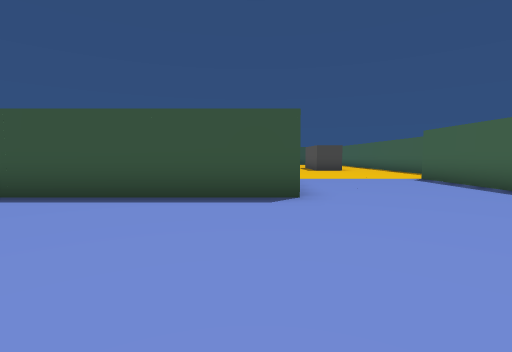
View 1 (above)

24 first-person views from a walk through a scene from a Unity 3-D project. The camera is 1.4 m above the floor, tilts 4° down and sees 85° across. The floor is counted in squares, 2 m on a side. Each view is taken from the middle of a square. On the plan, view 1 faces up. The plan holds only what a view shows up to about 9 squares ahead; the rest is blank. The place goes on beyond the plan. The player is left out. Some animated figures are not drawn. Some surface patterns are stand-ins.

View 2
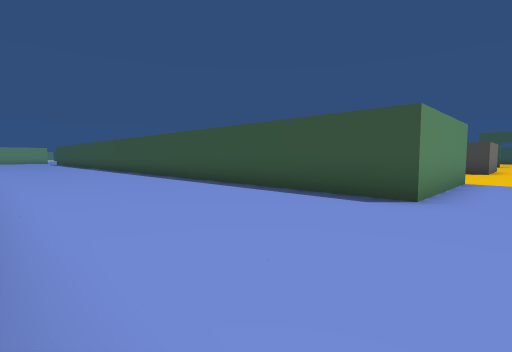

View 3
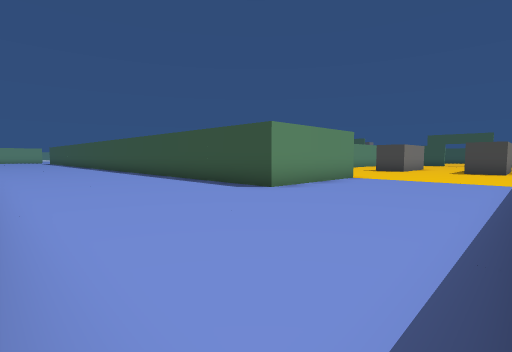

View 4
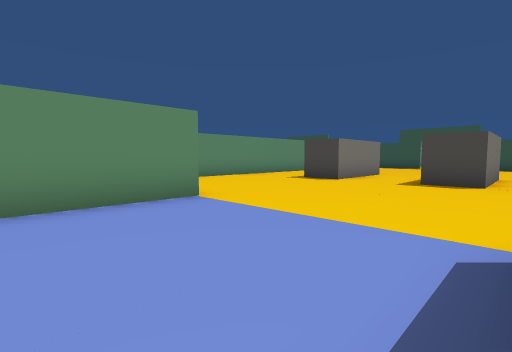

View 5
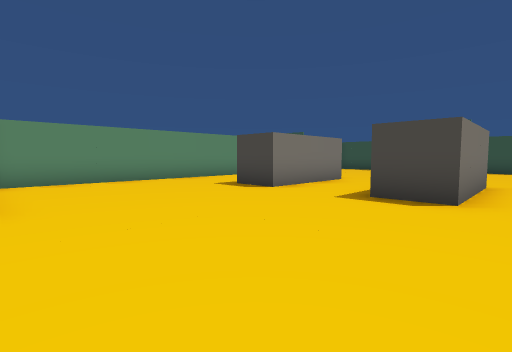

View 6
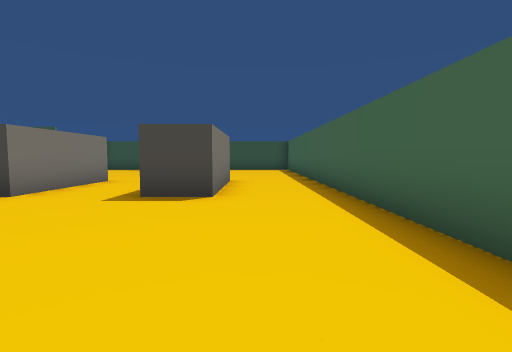

View 7
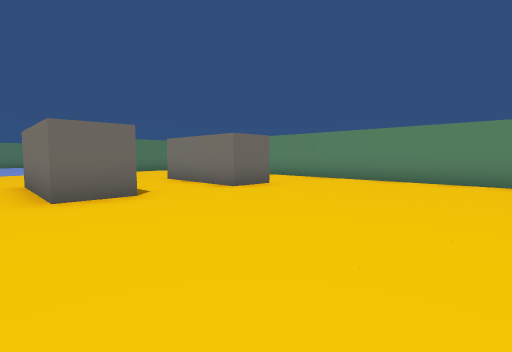

View 8
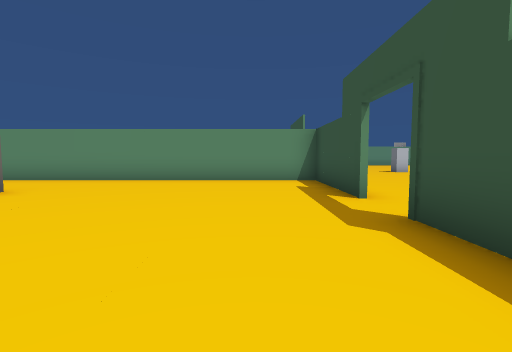

View 9
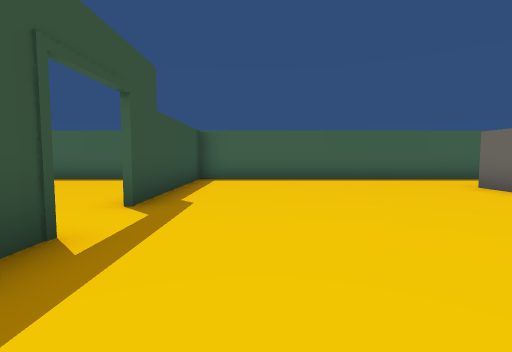

View 10
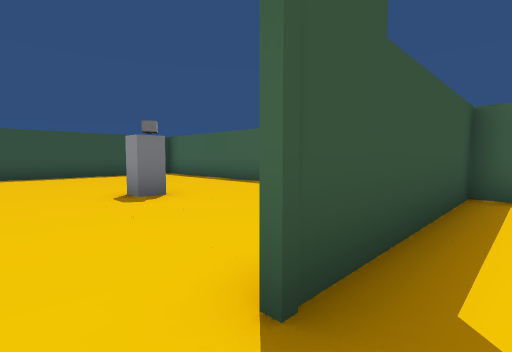

View 11
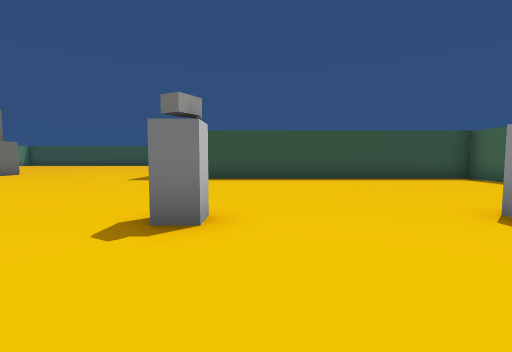

View 12
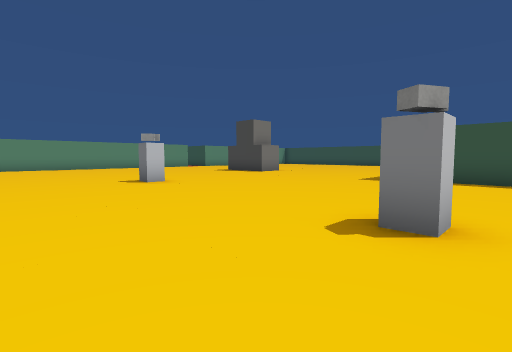

View 13
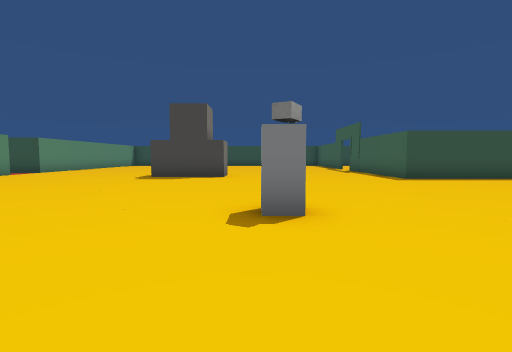

View 14
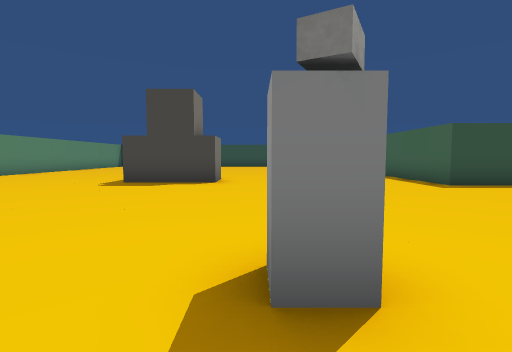

View 15
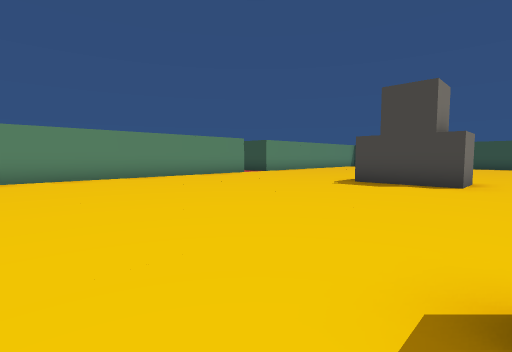

View 16
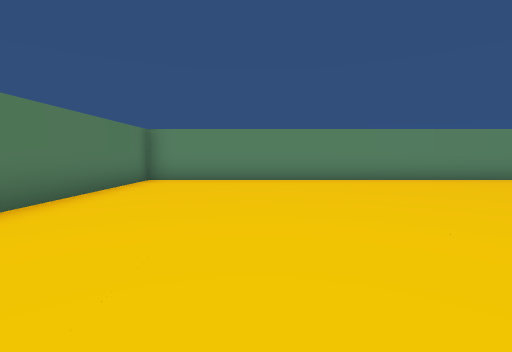

View 17
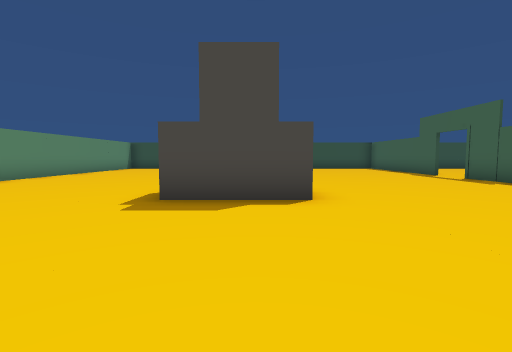

View 18
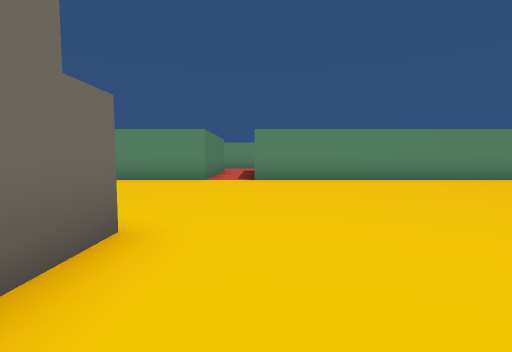

View 19
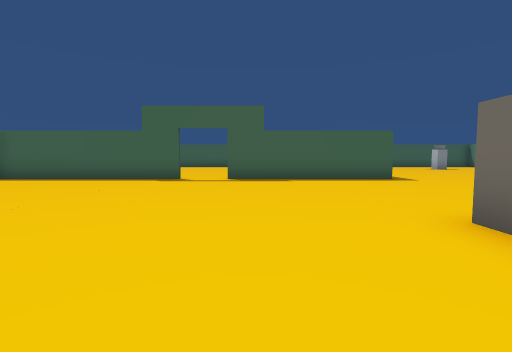

View 20
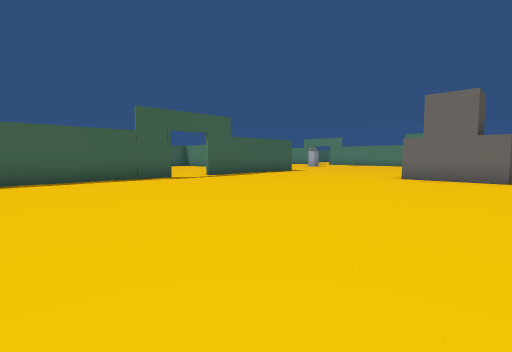

View 21
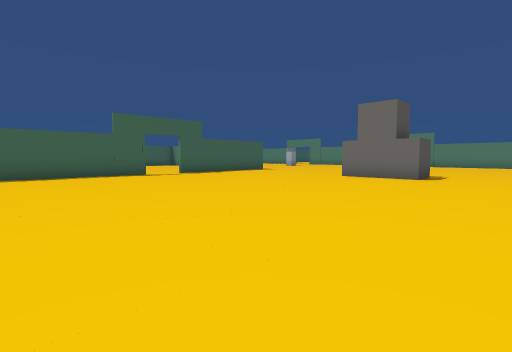

View 22
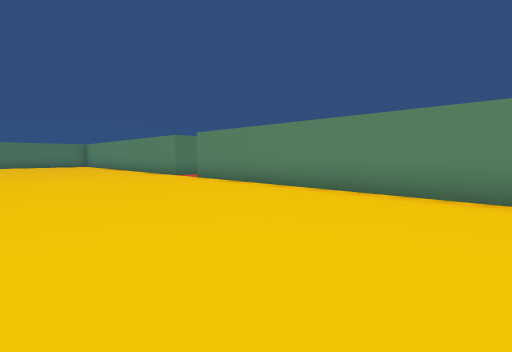

View 23
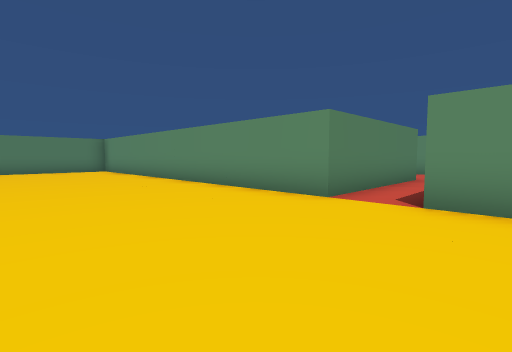

View 24
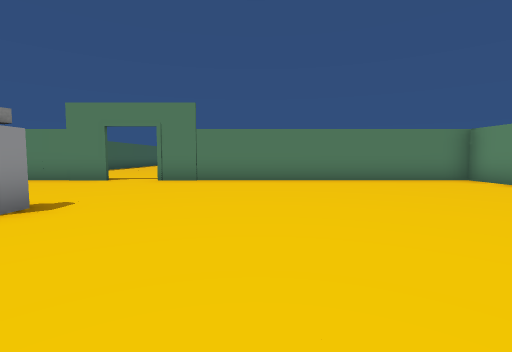

### Floor plan
Points are (right, up) in squares from view 1. A wall is a line through its corners. A room is listed if a view was taken in it or the views show most of it. See-through windows are left out.
Room 1 (views 1, 2, 3, 4, 5, 6, 7, 8, 9, 10)
walls: (0.8, 8.9) (0.8, 4.8) (-6, 4.8); (5.2, 5.6) (5.2, 8.8); (6.7, 10.8) (6.7, 23.7) (1.9, 23.7); (0.4, 23.7) (-3.2, 23.7) (-3.2, 9.2)
ways out: opening at (1, 24) to room 2
objects: other object (0, 14); other object (0, 15); other object (0, 16) to (0, 17); other object (3, 14) to (4, 14); other object (3, 15) to (4, 15); other object (3, 16) to (4, 17)
Room 2 (views 11, 12, 13, 14, 15, 16, 17, 18, 19, 20, 21, 22, 23, 24)
walls: (-3.3, 40.2) (-3.3, 45.5); (-6.6, 23.8) (-4.2, 23.8); (-22.2, 35.5) (-17.3, 35.5) (-17.3, 23.8) (-8.1, 23.8); (-17.3, 44.9) (-17.3, 36.9); (6.7, 32.5) (6.7, 33.7) (-3.3, 33.7) (-3.3, 38.9); (6.7, 26.1) (6.7, 30.1)
ways out: opening at (1, 24) to room 1; opening at (-7.5, 24); opening at (-3, 39.5)
objects: other object (-11, 35); other object (-10, 35) to (-9, 35); other object (-8, 28); other object (-1, 28); other object (3, 28)

Positions as (right, up) in squares from view 1, and headings:
1: (0, 0), facing up
2: (2, 0), facing up-left
3: (5, 0), facing up-left
4: (5, 6), facing up-left
5: (5, 9), facing up-left
6: (5, 9), facing up
7: (5, 22), facing down-left
8: (5, 22), facing left
9: (-2, 22), facing right
10: (1, 23), facing up-right
11: (0, 25), facing up
12: (0, 25), facing up-left
13: (-8, 25), facing up
14: (-8, 27), facing up
15: (-8, 27), facing up-left
16: (-9, 27), facing left
17: (-10, 30), facing up
18: (-9, 37), facing left
19: (-12, 38), facing right
20: (-12, 45), facing down-right
21: (-14, 45), facing down-right
22: (-12, 45), facing down-left
23: (-13, 38), facing down-left
24: (-11, 32), facing down
